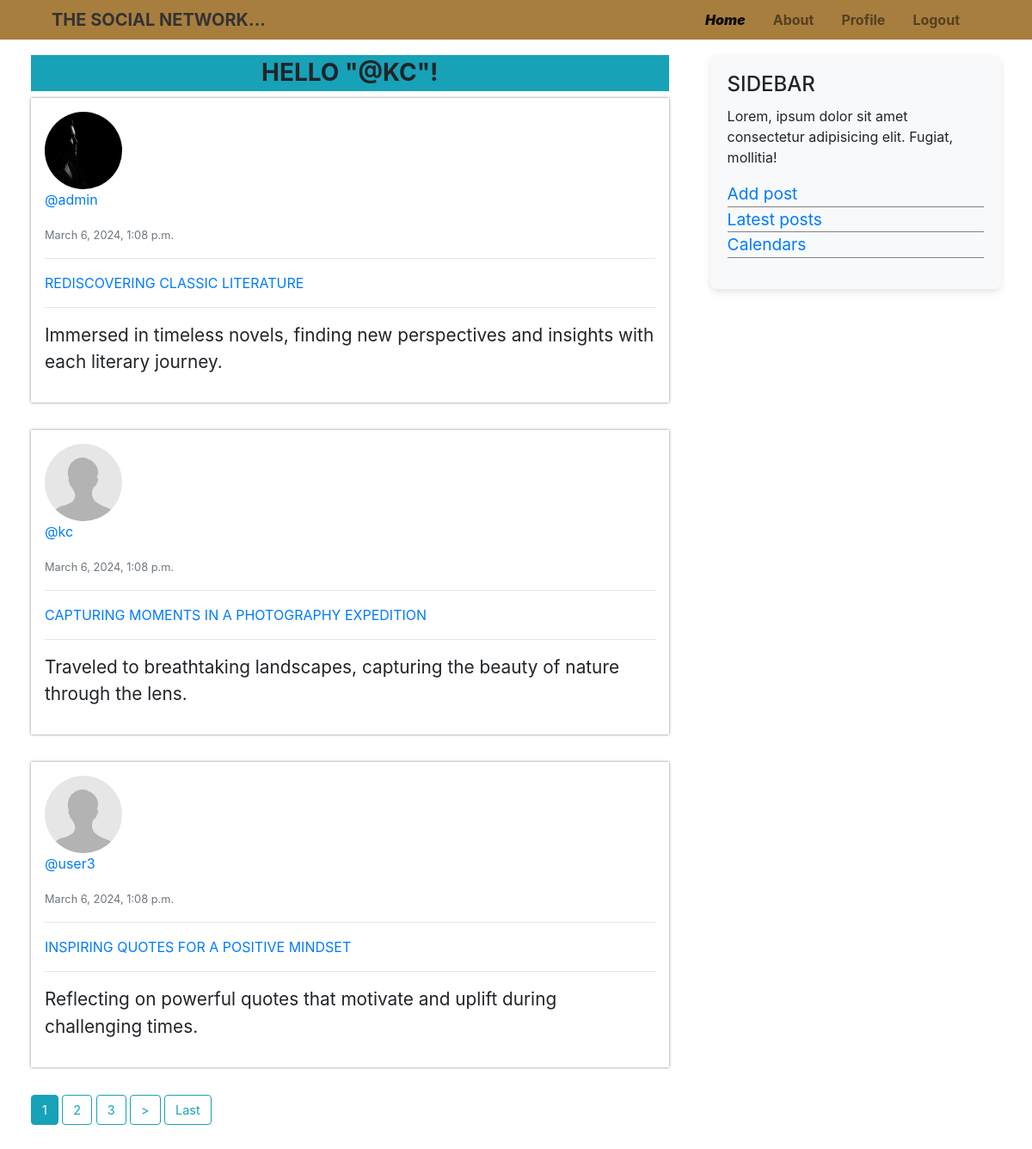
Screenshot of / (signed in) with the database file from the repository.
### blogapp/models.py (models this page shows, shortened)
class Post(models.Model):
    title = models.CharField(max_length=100)
    content = models.TextField()
    date_posted = models.DateTimeField(default=timezone.now) #uses the system timezone settings
    author = models.ForeignKey(User, on_delete=models.CASCADE)

### users/models.py (models this page shows, shortened)
class Profile(models.Model):
    user = models.OneToOneField(User,on_delete=models.CASCADE)
    image = models.ImageField(default='default.png', upload_to='profile_pics')

### blogapp/views.py (the view)
# urls.py: path("", views.Homepage.as_view(), name="blog-home"),           # HOMEPAGE LINK 1
class Homepage(LoginRequiredMixin,ListView):
    model = Post
    template_name = 'blogapp/index.html'
    ordering = ['-date_posted']
    context_object_name = 'posts'
    paginate_by = 3

### blogapp/templates/blogapp/index.html (shortened to what this page needs)
<!DOCTYPE html>
<html lang="en">
    <head>
    {% load static %}
    <link rel="stylesheet" href="https://stackpath.bootstrapcdn.com/bootstrap/4.5.2/css/bootstrap.min.css">
    <link rel="stylesheet" href="{% static 'css/index.css' %}?{% now 'U'%}">
</head>
<body>
    <div class="body-content">
        {% block navbar %}
        <nav class="navbar navbar-expand-lg navbar-light navbar-custom">
        {% if request.user.is_authenticated %}
            <a class="navbar-brand" href="{% url 'blog-home'%}">THE SOCIAL NETWORK...</a>
        {% else %}
            <a class="navbar-brand" href="{% url 'login'%}">THE SOCIAL NETWORK...</a>
        {% endif %}
            <div class="collapse navbar-collapse" id="navbarNav">
                <ul class="navbar-nav ml-auto">
                {% if request.user.is_authenticated %}
                    <li class="nav-item ">
                        <a class="nav-link" href="{% url 'blog-home'%}">Home</a>
                    </li>
                    <li class="nav-item">
                        <a class="nav-link" href="{% url 'blog-about'%}">About</a>
                    </li>
                    <li class="nav-item">
                        <a class="nav-link" href="{% url 'profile'%}">Profile</a>
                    </li>
                    <li class="nav-item">
                        <button type="button" class="nav-link" data-bs-toggle="modal" data-bs-target="#exampleModal">Logout</button>
                    </li>
                {% endif %}
                </ul>
            </div>
        </nav>
        {% endblock navbar %}
        {% block body %}
        <section class="content-container">
            <div class="left-section">
            {% block content %}
                <div class="container-fluid bg-info text-uppercase font-weight-bold h3 text-lg-center p-1">
                    HELLO "@{{request.user.username}}"!
                </div>
                {% for item in posts %}
                    <div class="contents">
                        <img src="{{item.author.profile.image.url}}" alt="dp" class="rounded-circle dp">
                        <div class="media-body">
                            {% if item.author != request.user %}
                                <p class="author"><a href="{% url 'blog-profile' item.author.profile.user item.author.profile.pk %}" class="author text-decoration-none">@{{item.author}}</a></p>
                            {% else %}
                                <p class="author"><a href="{% url 'profile' %}" class="author text-decoration-none">@{{item.author}}</a></p>
                            {% endif %}
                            <small class="text-muted">
                                {{item.date_posted}}
                            </small>
                        </div>
                        <hr>
                        <p class="title mb-0"><a href="{% url 'post-detail' item.pk %}" class="text-decoration-none">{{item.title}} </a></p>
                        <hr>
                        <p class="post-content">{{item.content}}</p>
                    </div>
                {% endfor %}
                {% if is_paginated %}
                    {% for num in page_obj.paginator.page_range %}
                        {% if page_obj.number == num %}
                            <a href="?page={{num}}" class="btn btn-info mb-4">{{num}}</a>
                        {% elif num > page_obj.number|add:'-3' and num < page_obj.number|add:'3' %}
                            <a href="?page={{num}}" class="btn btn-outline-info mb-4">{{num}}</a>
                        {% endif %}
                    {% endfor %}
                    {% if page_obj.has_next %}
                        <a href="?page={{page_obj.next_page_number}}" class="btn btn-outline-info mb-4">></a>
                        <a href="?page={{page_obj.paginator.num_pages}}" class="btn btn-outline-info mb-4">Last</a>
                    {% endif %}
                {% endif %}
            {% endblock content %}
            </div>
            {% block sidebar %}
                <div class="right-section">
                    <div class="sidebar">
                        <h2>SIDEBAR</h2>
                        <p>Lorem, ipsum dolor sit amet consectetur adipisicing elit. Fugiat, mollitia!</p>
                        <ul>
                            <li><a href="{% url 'post-create'%}">Add post</a></li>
                            <li><a href="#">Latest posts</a></li>
                            <li><a href="#">Calendars</a></li>
                        </ul>
                    </div>
                </div>
            {% endblock sidebar %}
        </section>
    {% endblock body %}
    </div>
</body>
</html>

### blogapp/static/css/index.css (style rules this page uses)
* { padding: 0; margin: 0; box-sizing: border-box; }
.navbar-custom { background-color: #a87e3f; }
.navbar-custom .navbar-brand, .navbar-custom { color: #333; }
.nav-link { color: rgb(17, 19, 17); }
.navbar-brand { font-weight: 700; }
.nav-item { margin-right: 1rem; font-weight: 700; }
.navbar { padding: 3px 5%; }
section.content-container { padding: 1.5% 3% 2%; display: flex; flex: 1; gap: 3rem; justify-content: space-evenly; }
.right-section { flex-shrink: 0; flex-basis: 30%; }
.sidebar { background-color: #f8f9fa; padding: 20px; border-radius: 8px; box-shadow: 0 4px 8px rgba(0, 0, 0, 0.1); width: 100%; }
.sidebar h2 { font-size: 1.5em; margin-bottom: 10px; }
.sidebar ul { width: 100%; list-style: none; padding: 0; }
.sidebar li { font-size: 1.2em; border-bottom: 1px solid grey; }
li a:hover, li a { text-decoration: none; }
.contents { margin-bottom: 2rem; box-shadow: 0 0 3px grey; padding: 1rem; }
.contents p.title { text-transform: uppercase; }
.active { color: rgb(5, 39, 5); font-weight: 900; font-style: italic; }
.btn { font-size: .9rem; }
button { font-weight: 700; background: transparent; border: none; outline: none; cursor: pointer; }
.dp { width: 90px; height: 90px; }
.post-content { font-size: 1.3rem; }

### rows the page displays
Post: author.profile.image (picture), author "admin", date_posted "March 6, 2024, 1:08 p.m.", title "REDISCOVERING CLASSIC LITERATURE", content "Immersed in timeless novels, finding new perspectives and insights with each literary journey."
Post: author.profile.image (placeholder picture), author "kc", date_posted "March 6, 2024, 1:08 p.m.", title "CAPTURING MOMENTS IN A PHOTOGRAPHY EXPEDITION", content "Traveled to breathtaking landscapes, capturing the beauty of nature through the lens."
Post: author.profile.image (placeholder picture), author "user3", date_posted "March 6, 2024, 1:08 p.m.", title "INSPIRING QUOTES FOR A POSITIVE MINDSET", content "Reflecting on powerful quotes that motivate and uplift during challenging times."

### other values shown
{{ request.user.username }} "KC"
{{ num }} "1"
{{ num }} "2" "3"
